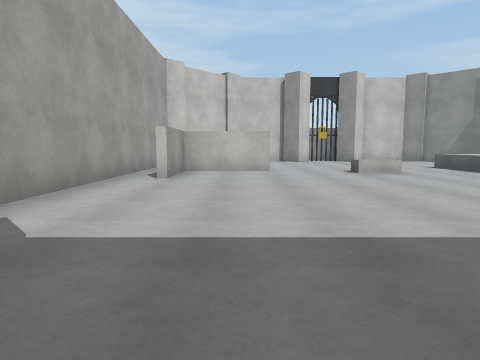
[1] (above)

12 first-person views from a walk through a scene from a Unity 3-D project. The camera is 1.2 m above the floor, tilts 6° down and sees 75° across. The floor is counted in squares, 2 m on a side. Each view is taken from the middle of a square. On the plan, view 1 faces up. The plan holds only what a view shows up to about 9 squares ahead; the rest is blank. Surface patterns are stand-ins for the level's own textures.

[2]
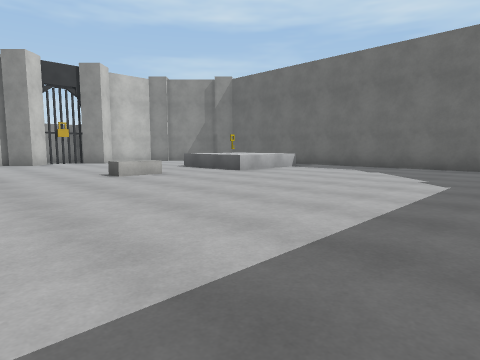

[3]
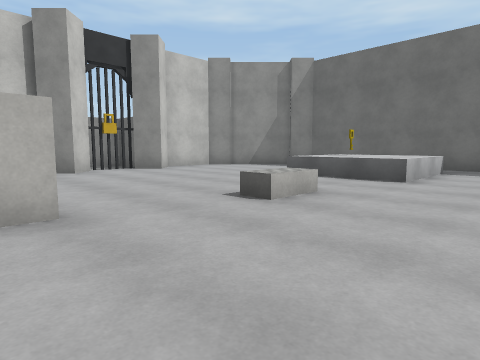

[4]
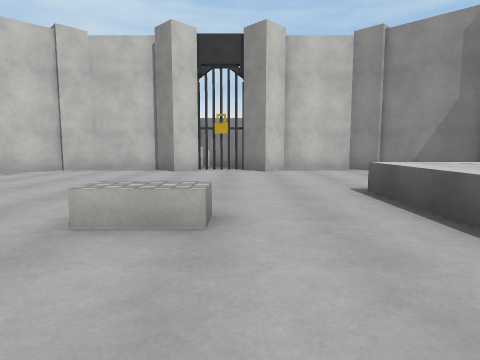

[5]
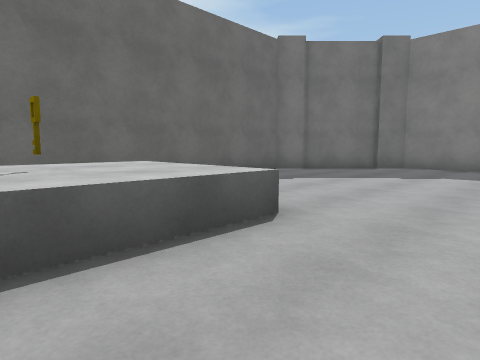

[6]
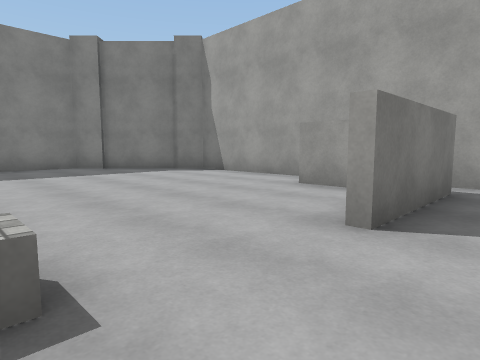

[7]
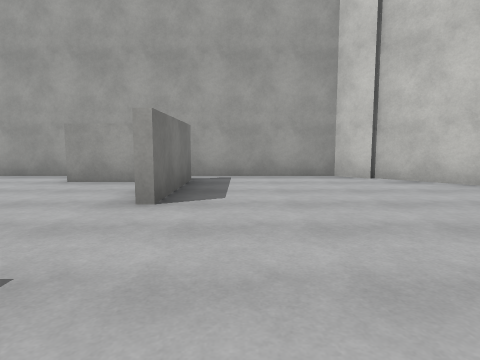

[8]
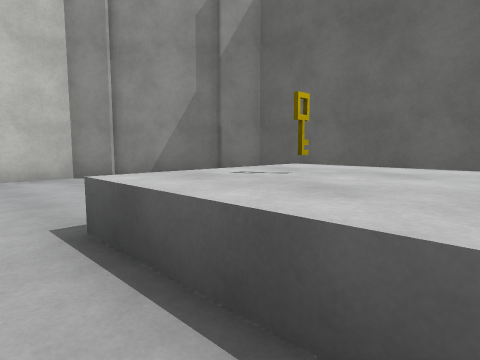

[9]
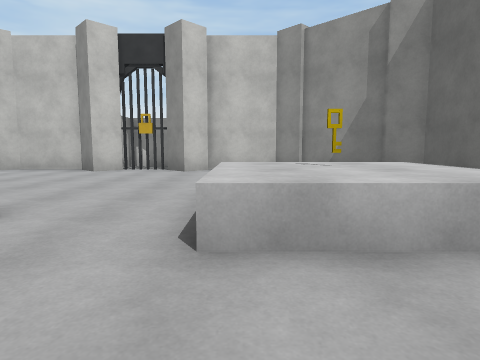

[10]
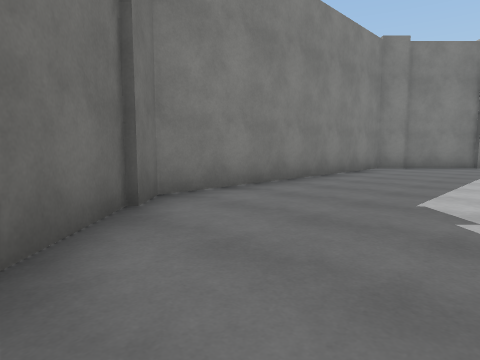

[11]
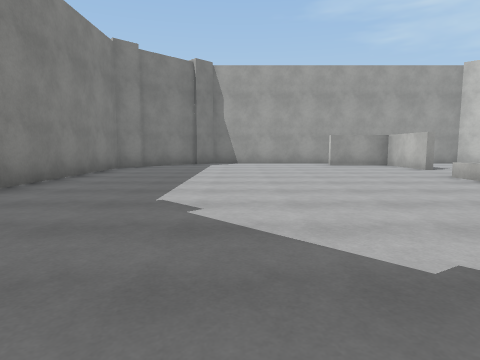

[12]
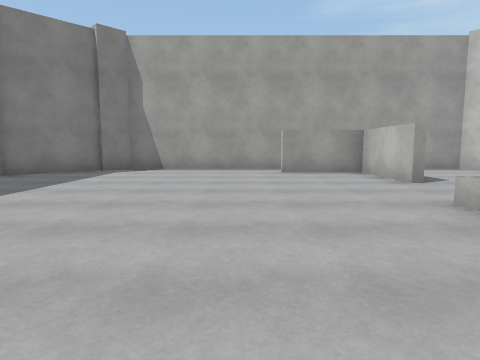

### Floor plan
Key: @ floor where view 1 was taken; # wall or solid block; . floor; ^ raised ledge; O other object.
Columns run from 3 left of view 1 to 10 right of it. Each row starts with its distance up from view 1.
 14   ##########
 13  ##..#..#..#
 12 ##.........
 11 #..........  #
 10 #.........   #
  9 #........^^^ #
  8 ####..O..^O^ #
  7 ##.......^^^.#
  6 ##...........#
  5 #............#
  4 #............#
  3 #............#
  2 #............#
  1 ##..........##
  0  ##@.......##
 -1   ##########

Positions as (right, up) in squares from view 1, and headings:
1: (0, 0), facing up
2: (0, 1), facing up-right
3: (0, 5), facing up-right
4: (4, 5), facing up
5: (4, 9), facing down-right
6: (3, 9), facing down-left
7: (4, 9), facing left
8: (5, 7), facing up-right
9: (6, 5), facing up
10: (9, 3), facing down-left
11: (9, 3), facing left
12: (6, 5), facing left
